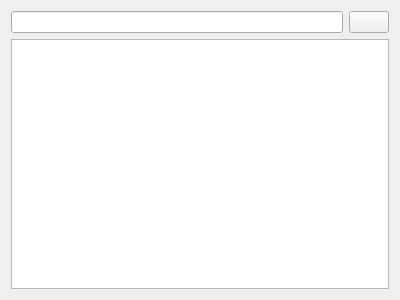
<?xml version="1.0" encoding="UTF-8"?>
<ui version="4.0">
 <class>CStatusWidget</class>
 <widget class="QWidget" name="CStatusWidget">
  <property name="geometry">
   <rect>
    <x>0</x>
    <y>0</y>
    <width>400</width>
    <height>300</height>
   </rect>
  </property>
  <property name="windowTitle">
   <string>Form</string>
  </property>
  <layout class="QGridLayout" name="gridLayout">
   <item row="0" column="0">
    <layout class="QVBoxLayout" name="verticalLayout">
     <item>
      <layout class="QHBoxLayout" name="horizontalLayout_2">
       <item>
        <widget class="QWidget" name="searchAreaContainer" native="true">
         <layout class="QGridLayout" name="gridLayout_2">
          <property name="leftMargin">
           <number>0</number>
          </property>
          <property name="topMargin">
           <number>0</number>
          </property>
          <property name="rightMargin">
           <number>0</number>
          </property>
          <property name="bottomMargin">
           <number>0</number>
          </property>
          <item row="0" column="0">
           <layout class="QHBoxLayout" name="horizontalLayout">
            <item>
             <widget class="QLineEdit" name="searchArea"/>
            </item>
            <item>
             <widget class="QPushButton" name="clearLogButton">
              <property name="text">
               <string/>
              </property>
              <property name="icon">
               <iconset resource="../resources.qrc">
                <normaloff>:/icons/ico-clear.png</normaloff>:/icons/ico-clear.png</iconset>
              </property>
             </widget>
            </item>
           </layout>
          </item>
         </layout>
        </widget>
       </item>
      </layout>
     </item>
    </layout>
   </item>
   <item row="1" column="0">
    <widget class="QPlainTextEdit" name="statusWidget">
     <property name="maximumSize">
      <size>
       <width>16777215</width>
       <height>16777215</height>
      </size>
     </property>
    </widget>
   </item>
  </layout>
 </widget>
 <resources>
  <include location="../resources.qrc"/>
 </resources>
 <connections/>
</ui>
